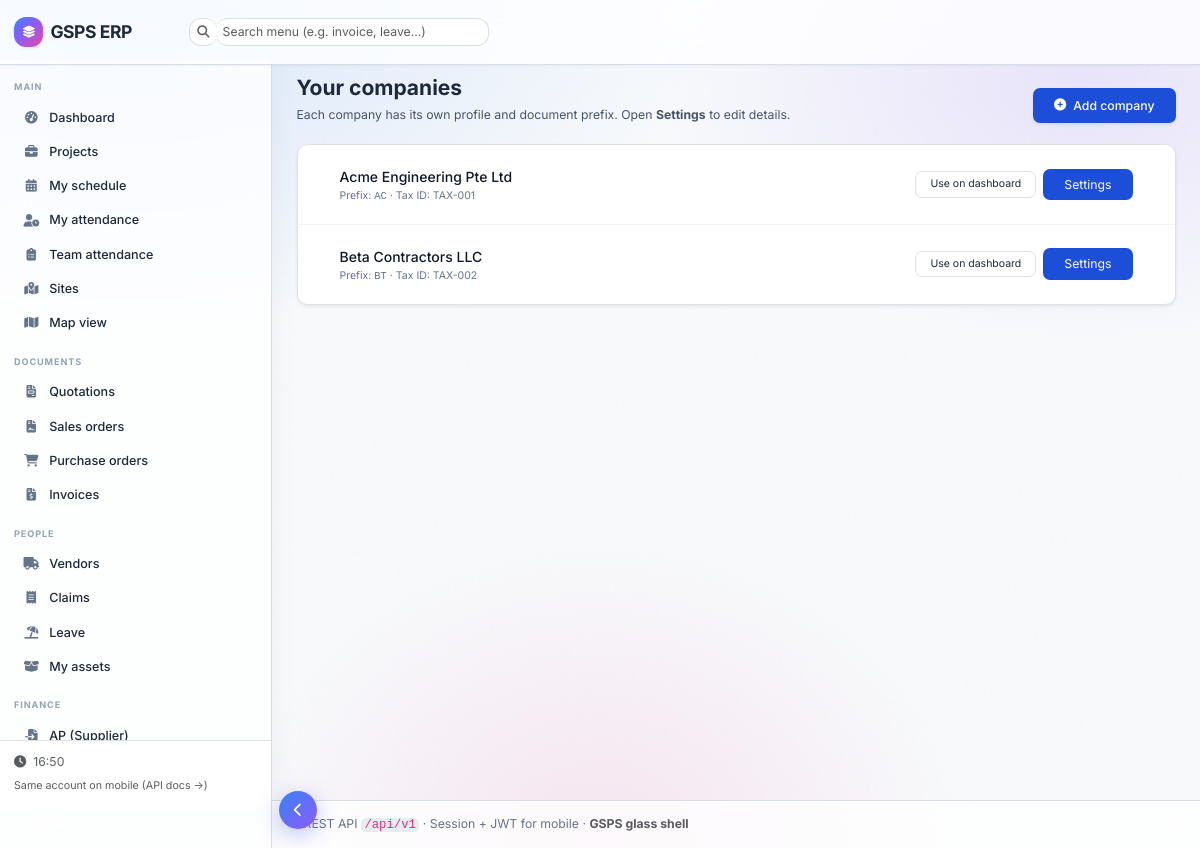
The app's page /companies (signed in) with its own data.
### app/models/entities.py (models this page shows)
class UserCompany(Base):
    __tablename__ = "user_companies"
    __table_args__ = (UniqueConstraint("user_id", "company_id", name="uq_user_company"),)
    id: Mapped[int] = mapped_column(primary_key=True)
    user_id: Mapped[int] = mapped_column(ForeignKey("users.id", ondelete="CASCADE"))
    company_id: Mapped[int] = mapped_column(ForeignKey("companies.id", ondelete="CASCADE"))
    user: Mapped["User"] = relationship(back_populates="companies")
    company: Mapped["Company"] = relationship(back_populates="users")

class Company(Base):
    __tablename__ = "companies"
    id: Mapped[int] = mapped_column(primary_key=True)
    name: Mapped[str] = mapped_column(String(200))
    legal_name: Mapped[str | None] = mapped_column(String(300), nullable=True)
    address: Mapped[str | None] = mapped_column(Text, nullable=True)
    tax_id: Mapped[str | None] = mapped_column(String(80), nullable=True)
    phone: Mapped[str | None] = mapped_column(String(50), nullable=True)
    email: Mapped[str | None] = mapped_column(String(255), nullable=True)
    website: Mapped[str | None] = mapped_column(String(500), nullable=True)
    registration_no: Mapped[str | None] = mapped_column(String(120), nullable=True)
    doc_prefix: Mapped[str] = mapped_column(String(10), default="GS")
    default_currency: Mapped[str] = mapped_column(String(8), default="USD")
    logo_path: Mapped[str | None] = mapped_column(String(800), nullable=True)
    logo_mime: Mapped[str | None] = mapped_column(String(120), nullable=True)
    users: Mapped[list["UserCompany"]] = relationship(back_populates="company", cascade="all, delete-orphan")
    vendors: Mapped[list["Vendor"]] = relationship(back_populates="company", cascade="all, delete-orphan")
    assets: Mapped[list["Asset"]] = relationship(back_populates="company", cascade="all, delete-orphan")
    leave_types: Mapped[list["LeaveType"]] = relationship(back_populates="company", cascade="all, delete-orphan")

### app/routers/web.py (the view)
@router.get("/companies", response_class=HTMLResponse)
async def companies_index(
    request: Request,
    user: User = Depends(get_current_user_web),
    db: AsyncSession = Depends(get_db),
    created: Annotated[str | None, Query()] = None,
    error: Annotated[str | None, Query()] = None,
):
    companies = await load_user_companies(db, user.id)
    return templates.TemplateResponse(
        "companies_list.html",
        _tc(
            {
                "request": request,
                "user": user,
                "companies": companies,
                "can_create_company": _can_create_company(user),
                "company_created": created == "1",
                "list_error": error,
            }
        ),
    )

### app/templates/companies_list.html (shortened to what this page needs)
{% extends "base.html" %}
{% block content %}
<div class="flex flex-col sm:flex-row sm:items-end sm:justify-between gap-4 mb-6">
  <div>
    <h1 class="text-2xl font-bold">Your companies</h1>
    <p class="text-sm text-slate-600 mt-1">Each company has its own profile and document prefix. Open <strong>Settings</strong> to edit details.</p>
  </div>
  {% if can_create_company %}
  <a href="/companies/new" class="inline-flex items-center justify-center gap-2 text-sm bg-brand-700 text-white font-medium px-4 py-2.5 rounded-lg hover:bg-brand-600 shadow-sm shrink-0">
    <i class="fas fa-plus-circle" aria-hidden="true"></i> Add company
  </a>
  {% endif %}
</div>
<div class="bg-white rounded-xl border border-slate-200 shadow-sm divide-y divide-slate-100">
  {% for uc in companies %}
  <div class="px-5 py-4 flex flex-wrap items-center justify-between gap-3">
    <div>
      <p class="font-medium text-slate-900">{{ uc.company.name }}</p>
      <p class="text-xs text-slate-500 mt-0.5">Prefix: <span class="font-mono">{{ uc.company.doc_prefix }}</span>
        {% if uc.company.tax_id %}· Tax ID: {{ uc.company.tax_id }}{% endif %}</p>
    </div>
    <div class="flex items-center gap-2">
      <form action="/switch-company" method="post" class="inline">
        <button type="submit" class="text-xs border border-slate-300 bg-white px-3 py-1.5 rounded-lg hover:bg-slate-50">Use on dashboard</button>
      </form>
      <a href="/companies/{{ uc.company_id }}/settings" class="text-sm bg-brand-700 text-white px-4 py-2 rounded-lg">Settings</a>
    </div>
  </div>
  {% endfor %}
</div>
{% endblock %}

### app/static/css/gsps-theme.css (style rules this page uses)
:root, [data-bs-theme="light"] { --gsps-accent-a: #3b82f6; --gsps-accent-b: #8b5cf6; --gsps-accent-c: #ec4899; --gsps-success: #10b981; --bw-primary: #6366f1; --bw-primary-dark: #4f46e5; --bw-accent: #8b5cf6; --bw-surface: rgba(255, 255, 255, 0.78); --bw-surface-solid: #ffffff; --bw-canvas: #f8fafc; --bw-sidebar-w: 272px; --bw-sidebar-collapsed: 76px; --bw-navbar-h: 60px; --bw-border: rgba(148, 163, 184, 0.35); --bw-shadow: 0 8px 32px rgba(15, 23, 42, 0.07), 0 2px 8px rgba(15, 23, 42, 0.04); --bs-primary: #6366f1; --bs-primary-rgb: 99, 102, 241; --bs-link-color: #4f46e5; --bs-link-hover-color: #4338ca; --bs-body-bg: #f8fafc; --bs-body-color: #1e293b; }
html { font-size: 14px; -webkit-font-smoothing: antialiased; }
body { font-family: Inter, system-ui, -apple-system, "Segoe UI", Roboto, sans-serif; font-size: 14px; font-weight: 400; background-color: transparent !important; color: var(--bs-body-color); position: relative; }

### records on screen
UserCompany: company.name "Acme Engineering Pte Ltd", company.doc_prefix "AC", company.tax_id "TAX-001"
UserCompany: company.name "Beta Contractors LLC", company.doc_prefix "BT", company.tax_id "TAX-002"

### other values on screen
{{ app_name }} "GSPS ERP"
